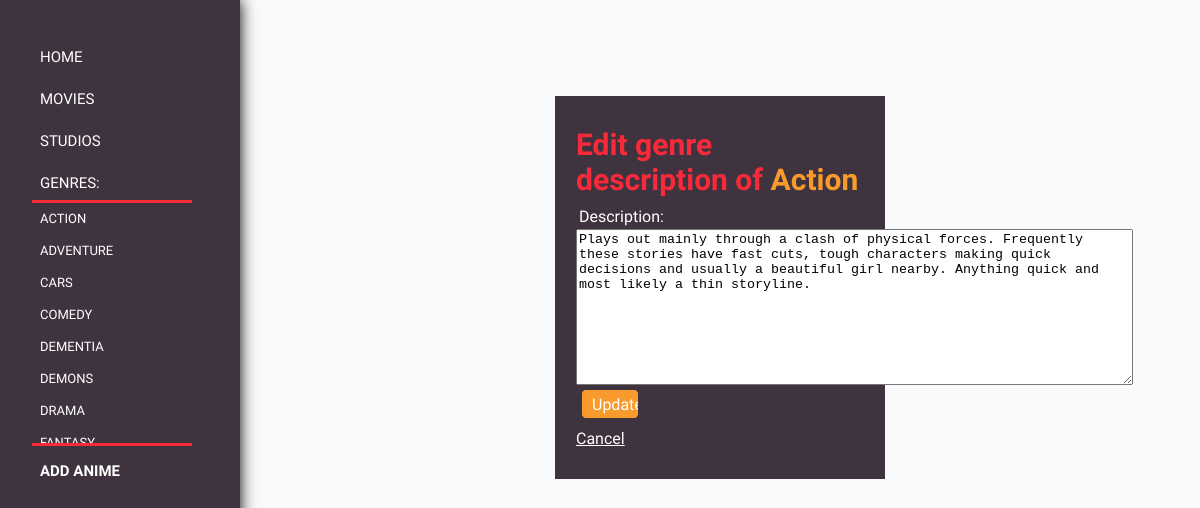
The page /user/UpdateGenre.php?genre_name=Action on the database its author committed.
### tables this page shows
CREATE TABLE `Genre` (
  `genre_name` varchar(20) NOT NULL,
  `genre_desc` text
);

### user/UpdateGenre.php (the view, shortened to what this page needs)
<?php
	include_once ('../server.php');
?>
<!DOCTYPE html>
<html>
<head>
<link rel="stylesheet" type="text/css" href="v2.css">
<link rel="stylesheet" href="https://cdnjs.cloudflare.com/ajax/libs/font-awesome/4.7.0/css/font-awesome.min.css">
<link rel="stylesheet" type="text/css" href="../stylev2.css">
</head>
<div class="sidenav">
	<center>
	<a href="HomeV2.php"> Home</a>
	<a href="MoviesPage.php"> Movies</a>
	<a href="StudiosPage.php"> Studios</a>
	<a> Genres: </a>
		<div class="dropdown-content">
			<?php
				$sql="SELECT genre_name FROM Genre";
				$result=mysqli_query($connection,$sql);
				if ($result->num_rows > 0) {
				    while($row = $result->fetch_assoc()) {
				    	echo "<a href='CategoryPage.php?link=".$row['genre_name']."'>".$row['genre_name']."</a>";
				    }
				} else {
				    echo "0 results";
				}
			?>
		</div>
	<strong><a href="AddAnime.php"> Add Anime</a></strong>
</div>
<?php
    $genre_name = $_GET["genre_name"];
    $sql1="SELECT * FROM Genre
        WHERE genre_name = '$genre_name'";
    $get_genre = mysqli_query($connection,$sql1) or die(mysqli_error($connection));
    if(mysqli_num_rows($get_genre)>0){
        while($result = mysqli_fetch_assoc($get_genre)){
            $genre_desc = $result["genre_desc"];
        }
        $new_genre_desc = $new_genre_desc_error = "";
?>
<form class="container" method="POST" id="genre_form">
    <div class="input-group">
        <h2>Edit genre description of <font color="#f99a2c"><?php echo $genre_name ?></h2>
    </div>
    <div class="input-group">
        <label>Description:</label>
        <div align="center">
            <textarea font-family='Ubuntu' font-size="18px" rows="10" cols="67" name="new_genre_desc" wrap="soft" form="genre_form"><?php echo $genre_desc ?></textarea>
        </div>
        <small class="error"><?php echo $new_genre_desc_error ?></small>
        <input type="submit" name="button" value="Update" class="btn">
    </div>
     <div class="input-group">
        <a href="CategoryPage.php" style="color: white;">Cancel</a>
    </div>
</form>
<?php
} else{
    echo "There seems to be an error.";
}
?>

### user/v2.css (style rules this page uses)
header a, .sidenav a { float: left; display: block; color: #fff; text-align: center; padding: 1rem 4rem 0.5rem 0.5rem; font-size: 15px; font-family: 'Questrial', sans-serif; text-decoration: none; text-transform: uppercase; }
.sidenav { height: 100%; width: 11rem; position: fixed; top:0 !important; left: 0 !important; background-color: #3f333f; padding: 2rem; z-index: 999; overflow-x: hidden; box-shadow: 0px 0px 15px black; }
.dropdown-content { display: block; position: relative; background-color: #3f333f; align-content: center; z-index: 1; max-height: 15rem; max-width: 10rem; float: left; overflow: -moz-scrollbars-vertical; overflow-y: scroll; line-height: 0px; border-top: 3px solid #f72a3a; border-bottom: 3px solid #f72a3a; object-fit: contain; }
.dropdown-content a { font-size: 13px; margin-bottom: 0.5rem; color: #fff; word-wrap: normal; line-height: 0rem; padding-right: 2rem; display: block; }
h2 { font-family: 'Questrial', sans-serif !important; font-size: 30px; margin-bottom: 3px ; margin-top: 0px; color: #f72a3a !important; }

### stylev2.css (style rules this page uses)
h2 { color: white; text-align: left; }
form, .content { width: 30%; margin: 0px auto; padding: 20px; border: 1px solid #3f333f; background: #fff; }
.container { background-color: #3f333f; }
.input-group { margin: 10px 0px 10px 0px; }
.input-group label { display: block; text-align: left; margin: 3px; color: white; font-family: 'Questrial', sans-serif; }
.input-group input { height: 30px; width: 96%; padding: 5px 10px; font-size: 16px; border: 1px solid #3f333f; }
.btn { padding: 10px; font-size: 15px; color: white; background: #f99a2c; border: none; border-radius: 5px; width: 20% !important; font-family: 'Questrial', sans-serif; }
.error { width: 100%; color: #f72a3a; text-align: left; font-weight: bold; padding-left: 5px; }
a:-webkit-any-link { color: white; cursor: pointer; font-family: 'Questrial', sans-serif; }
a { color: white; font-family: 'Questrial', sans-serif; }

### rows shown on the page
genre: genre_name "ACTION", new_genre_desc "Plays out mainly through a clash of physical forces. Frequently these stories have fast cuts, tough characters making quick decisions and usually a beautiful girl nearby. Anything quick and most likely a thin storyline."
genre: genre_name "ADVENTURE"
genre: genre_name "CARS"
genre: genre_name "COMEDY"
genre: genre_name "DEMENTIA"
genre: genre_name "DEMONS"
genre: genre_name "DRAMA"
genre: genre_name "FANTASY"

### other values the page prints
$genre_name "Action"
